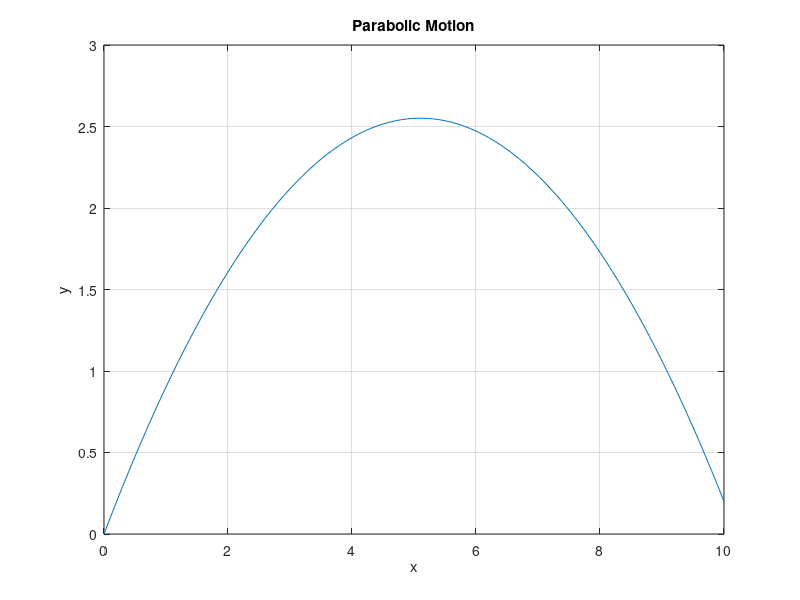

Recreate this plot in MATLAB.
x = 0:0.01:10;
v = 10;
angle = pi/4;
x = 0:0.1:10;
g = 9.8;
y = x .* tan(angle) - (g.*x.^2)/(2*v.^2.*(cos(angle)).^2);
fig = figure;
plot(x,y);
title('Parabolic Motion');
xlabel('x');
ylabel('y');
grid on;
exportgraphics(fig,'Matlab/parabolic_motion/graph.png','Resolution',300);
disp(['Graph is saved!'])
